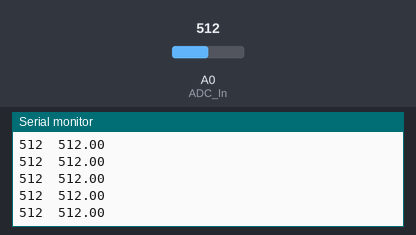
This sketch was run on a simulated Arduino Uno, built with avr-gcc and run on an emulated ATmega328P. Parts: the last lines printed to the serial monitor. Inputs (shaded band) come from the test bench; at power-on: A0 (ADC_In) = 512.

Above: at 1.2 s.
1.3 s: A0 (ADC_In) set to 716
At 1.9 s:
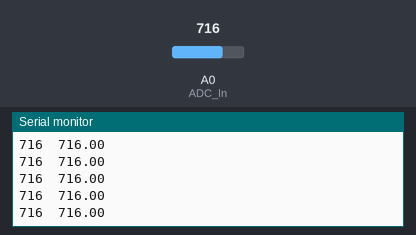
2.8 s: A0 (ADC_In) set to 900
At 3.9 s:
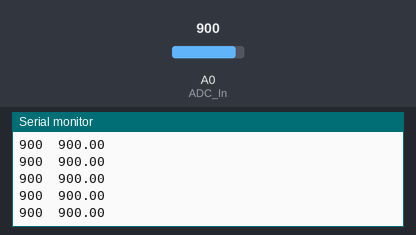
Timing chart, 0 to 4.4 s (numbered marks = the images above; inputs shaded):
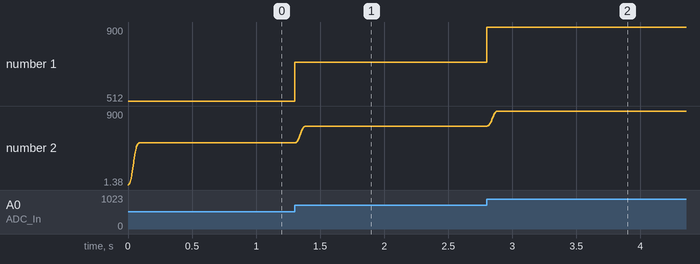

The sketch:

LPF.ino
```cpp
#define ADC_In A0

//Y(n) = Y(n - 1) + Σ(h(k) * X(n - k))
//Y(n) = Y(n - 1) + X(n)*h(0) + X(n-1)*h(1)
//Y(0) = Y(0 - 1) + (X(0)*h(0) + X(0-1)*h(1)) X(Not Possible)
//Y(1) = Y(0) + (X(1)*h(0) + X(0)*h(1))
//Y(2) = Y(1) + (X(2)*h(0) + X(1)*h(1))
//Y(3) = Y(2) + (X(3)*h(0) + X(2)*h(1))
//. . . . .
//Y(N) = Y(N - 1) + (X(N)*h(0) + X(N - 1)*h(1))

float h[] = {0.002704535589515786, 0.0028510022990185027, 0.003245982612883977, 0.003889144612142876, 0.004775656589807408, 0.005896216240995074, 0.007237164667068334, 0.008780683830275707, 0.01050507443168858, 0.012385109570220279, 0.014392458007605764, 0.01649616944530503, 0.018663212944062896, 0.02085905851216948, 0.0230482909777643, 0.025195244563339655, 0.027264646112110533, 0.029222254686636306, 0.03103548527560111, 0.03267400460553548, 0.03411028755597521, 0.035320123409598024, 0.036283062118948745, 0.036982791919643494, 0.03740744094349103, 0.03754979695719298, 0.03740744094349102, 0.03698279191964349, 0.036283062118948745, 0.03532012340959802, 0.034110287555975206, 0.03267400460553548, 0.03103548527560111, 0.029222254686636296, 0.02726464611211052, 0.025195244563339648, 0.023048290977764292, 0.02085905851216947, 0.018663212944062885, 0.01649616944530502, 0.014392458007605764, 0.012385109570220279, 0.010505074431688573, 0.008780683830275696, 0.007237164667068324, 0.005896216240995066, 0.004775656589807408, 0.0038891446121428743, 0.003245982612883976, 0.0028510022990185005, 0.002704535589515786};
#define len sizeof(h) / sizeof(float)
float Xn[len];

void setup() {
  Serial.begin(115200);
  for(int i = 0; i < len; i++)
  {
    Xn[i] = 0;
  }
}

void loop() {
  int analog_input = analogRead(ADC_In);
  Serial.print(analog_input);
  Serial.print("\t");
  Serial.println(filter(analog_input));
}

float filter(int data)
{
  float Yn = 0;
  for(int i = 0; i < (len - 1); i++)
  {
    Xn[(len - 1) - i] = Xn[(len - 2) - i];
  }
  Xn[0] = data;
  for(int i = 0; i < len; i++)
  {
    Yn += Xn[i] * h[i];
  }
  return Yn;
}
```

Measured:
- after the input at 1.3 s, the serial monitor: prints a new line at once (image 1)
- plotted number 1: 512 → 716 after the input at 1.3 s
- plotted number 2: 512 → 716 after the input at 1.3 s
